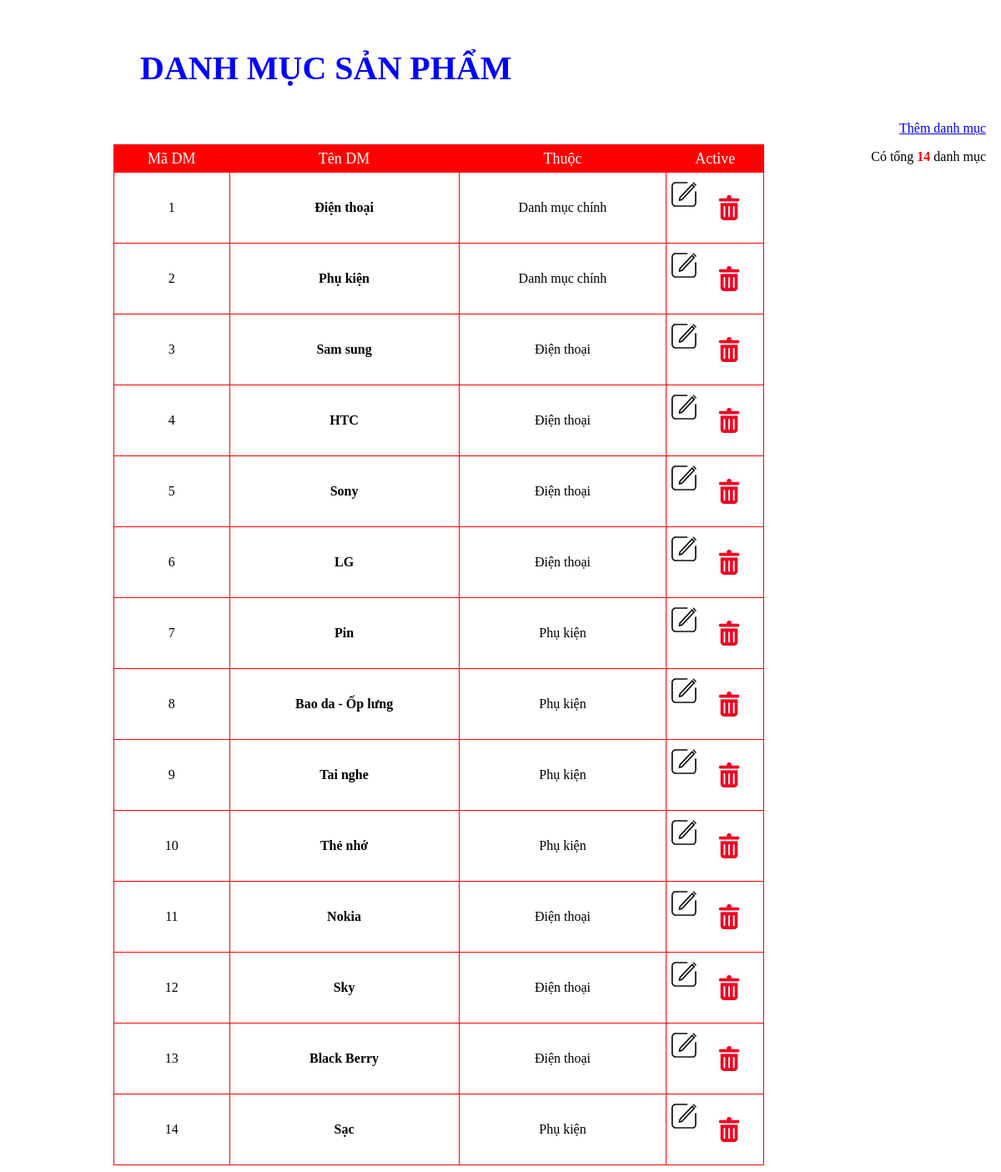
The app's page /admin/categories.php with its own data.
### tables this page shows
CREATE TABLE IF NOT EXISTS `danhmuc` (
`madm` int(11) NOT NULL,
  `tendm` varchar(50) NOT NULL,
  `dequi` int(11) NOT NULL
);

### admin/categories.php (the view, shortened to what this page needs)
<!DOCTYPE html PUBLIC "-//W3C//DTD XHTML 1.0 Transitional//EN" "http://www.w3.org/TR/xhtml1/DTD/xhtml1-transitional.dtd">
<html xmlns="http://www.w3.org/1999/xhtml">
<head>
<link rel="stylesheet" href="css/hienthi_sp.css" />
</head>
<?php
	include '../include/connect.php';
	$hienthi = mysqli_query($conn,"SELECT * FROM danhmuc");
			 $dem = mysqli_num_rows($hienthi);
?>
<div class="quanlysp">
	<h3> DANH MỤC SẢN PHẨM</h3>
<a href='?admin=themdm' >Thêm danh mục</a><br>
	<p>Có tổng <font color=red><b><?php echo $dem ?></b></font> danh mục</p>
</div>
<form action="" method="post" name="frmTest" onsubmit="if(CheckForm() == false) return false">
	<table align="center" border="0">
        <tr class="tieude_hienthi_sp">
        	<td>Mã DM</td>
           <td> Tên DM</td>
            <td>Thuộc </td>
            <td colspan=2>Active</td>
        </tr>
        <?php
			if($dem !="")
			{
				while($bien=mysqli_fetch_assoc($hienthi))
				{
		?>
                   <tr>
                   <td class="masp_hienthi_sp">
                    <?php echo $bien['madm'] ?>
                   </td>
                   <td class="tensp_hienthi_sp">
                    <b><?php echo $bien['tendm'] ?></b>
                    </td>
                    <td class="masp_hienthi_sp">
                    <?php
						if($bien['dequi'] ==0) {
							echo "Danh mục chính";
						}
						else {
							if($bien['dequi']==1) {
								echo "Điện thoại";
							}
							else {
								echo "Phụ kiện";
							}
						}
					?>
                    </td>
                    <td class="active_hienthi_sp"><a href="?admin=suadm&madm=<?php echo $bien['madm']?>" > <img src="img/edit.png" title="Sửa" /></a>
					<?php echo "<p onclick = 'checkdel({$bien['madm'] })' ><img src='img/delete.png' title='Xóa' class='delete'></p>" ?>
                   </td>
        <?php
				}
			}
			else
				{
					echo "<tr><td colspan='5'>Không có danh mục nào </td></tr>";
				}
		?>
    </table>
</form>
<body>
</body>
</html>

### admin/css/hienthi_sp.css (style rules this page uses)
.quanlysp { padding:10px 10px; }
.quanlysp h3 { font-size:40px; padding-left:150px; color:blue; }
.quanlysp a { float:right; }
.quanlysp p { float:right; }
table { text-align:center; width:780px; height:auto; border-collapse:collapse; }
tr td { border:1px solid red; }
tr.tieude_hienthi_sp td { color:white; background:red ; height:30px; font-size:18px; }
.active_hienthi_sp a { float:left; margin-left:5px; padding:10px 0px; }
.active_hienthi_sp p { cursor:pointer; padding:10px 0px; }

### records on screen
danhmuc: madm "1", tendm "Điện thoại", dequi "Danh mục chính"
danhmuc: madm "2", tendm "Phụ kiện", dequi "Danh mục chính"
danhmuc: madm "3", tendm "Sam sung", dequi "Điện thoại"
danhmuc: madm "4", tendm "HTC", dequi "Điện thoại"
danhmuc: madm "5", tendm "Sony", dequi "Điện thoại"
danhmuc: madm "6", tendm "LG", dequi "Điện thoại"
danhmuc: madm "7", tendm "Pin", dequi "Phụ kiện"
danhmuc: madm "8", tendm "Bao da - Ốp lưng", dequi "Phụ kiện"
danhmuc: madm "9", tendm "Tai nghe", dequi "Phụ kiện"
danhmuc: madm "10", tendm "Thẻ nhớ", dequi "Phụ kiện"
danhmuc: madm "11", tendm "Nokia", dequi "Điện thoại"
danhmuc: madm "12", tendm "Sky", dequi "Điện thoại"
danhmuc: madm "13", tendm "Black Berry", dequi "Điện thoại"
danhmuc: madm "14", tendm "Sạc", dequi "Phụ kiện"

### other values on screen
$dem "14"
